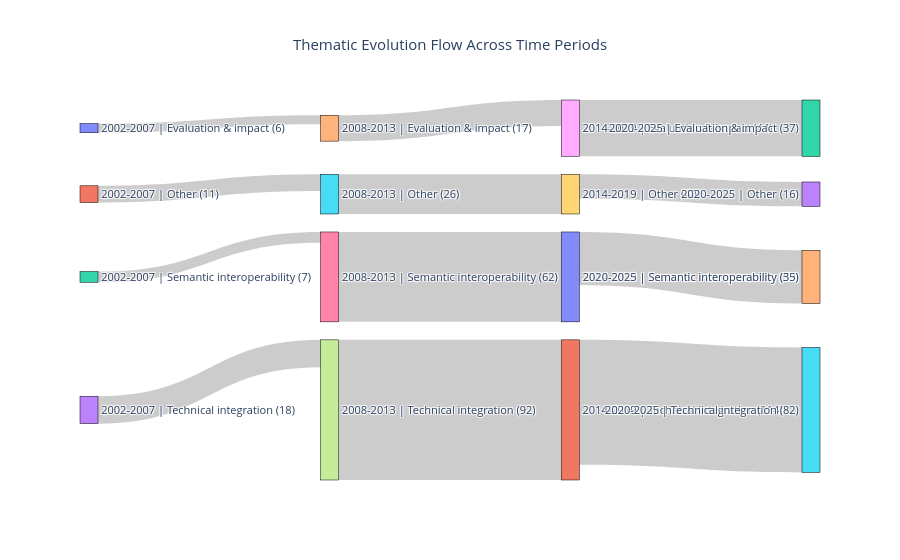

Notebook source saved alongside this figure:
### Markdown cell above
### Thematic Evolution Sankey Diagram 
A Sankey diagram was used to visualize the continuity of major thematic categories across consecutive time periods. For each period, publication counts were aggregated by thematic category, and flows between adjacent periods were defined based on the shared presence of the same category. Flow magnitude was conservatively estimated using the minimum count observed across the two connected periods. This visualization highlights the persistence and changing prominence of thematic domains over time.

### Code cell
import ast
import pandas as pd
import plotly.graph_objects as go
from src.config import OUTPUT_DIR
from src.lib_dataset import DATASET
from src.lib_visualization import dataframe_to_csv

# ---------------------- Settings -------------------------
YEAR_MIN = 2002
YEAR_MAX = 2025
TOP_N_CATEGORIES = 3
OTHER_LABEL = "Other"

PERIODS = [
    ("2002-2007", 2002, 2007),
    ("2008-2013", 2008, 2013),
    ("2014-2019", 2014, 2019),
    ("2020-2025", 2020, 2025),
]

df = DATASET()

# Helper functions
def safe_eval(value):
    if isinstance(value, list):
        return value
    if not isinstance(value, str):
        return [] if pd.isna(value) else [value]
    try:
        parsed = ast.literal_eval(value)
        return parsed if isinstance(parsed, list) else [parsed]
    except (ValueError, SyntaxError):
        return [] if pd.isna(value) else [value]

def assign_period(year):
    for label, start, end in PERIODS:
        if start <= year <= end:
            return label
    return None

def make_node_label(period, category, count):
    return f"{period} | {category} ({count})"

# ---------------------- Main use -------------------------

df["assigned_category"] = df["assigned_category"].apply(safe_eval)
df["year"] = pd.to_numeric(df["year"], errors="coerce")
df = df.dropna(subset=["year"]).copy()
df["year"] = df["year"].astype(int)
df = df[(df["year"] >= YEAR_MIN) & (df["year"] <= YEAR_MAX)].copy()

if df.empty:
    raise ValueError("No articles found in the specified year range.")

df["Period"] = df["year"].apply(assign_period)
df = df.dropna(subset=["Period"]).copy()

# Explode thematic categories
df_exploded = (
    df[["DBUID", "Period", "assigned_category"]]
    .explode("assigned_category")
    .dropna(subset=["assigned_category"])
    .copy()
)

df_exploded["assigned_category"] = df_exploded["assigned_category"].astype(str).str.strip()
df_exploded = df_exploded[df_exploded["assigned_category"] != ""]

if df_exploded.empty:
    raise ValueError("No thematic category data available after exploding assigned_category.")

# Keep top global categories and collapse the rest
top_categories = (
    df_exploded["assigned_category"]
    .value_counts()
    .head(TOP_N_CATEGORIES)
    .index
    .tolist()
)

df_exploded["Category_Grouped"] = df_exploded["assigned_category"].apply(
    lambda x: x if x in top_categories else OTHER_LABEL
)

# Count unique articles per period and category
period_theme_counts = (
    df_exploded.groupby(["Period", "Category_Grouped"], as_index=False)
    .agg(Count=("DBUID", "nunique"))
)

# Create full matrix to preserve zero cells
period_order = [p[0] for p in PERIODS]
all_categories = sorted(period_theme_counts["Category_Grouped"].dropna().unique().tolist())

full_index = pd.MultiIndex.from_product(
    [period_order, all_categories],
    names=["Period", "Category_Grouped"]
)

period_theme_counts = (
    period_theme_counts
    .set_index(["Period", "Category_Grouped"])
    .reindex(full_index, fill_value=0)
    .reset_index()
)

dataframe_to_csv(period_theme_counts, "thematic_counts_by_period.csv")

# Node label dictionary
node_label_map = {}
for _, row in period_theme_counts.iterrows():
    period = row["Period"]
    category = row["Category_Grouped"]
    count = int(row["Count"])
    node_label_map[(period, category)] = make_node_label(period, category, count)

# Build continuity flows only
flow_rows = []

for i in range(len(period_order) - 1):
    period_a = period_order[i]
    period_b = period_order[i + 1]

    df_a = (
        period_theme_counts[period_theme_counts["Period"] == period_a]
        .rename(columns={"Category_Grouped": "Category", "Count": "Count_A"})
        [["Category", "Count_A"]]
    )

    df_b = (
        period_theme_counts[period_theme_counts["Period"] == period_b]
        .rename(columns={"Category_Grouped": "Category", "Count": "Count_B"})
        [["Category", "Count_B"]]
    )

    merged = df_a.merge(df_b, on="Category", how="outer").fillna(0)

    for _, row in merged.iterrows():
        category = row["Category"]
        count_a = int(row["Count_A"])
        count_b = int(row["Count_B"])
        flow_value = min(count_a, count_b)

        if flow_value <= 0:
            continue

        flow_rows.append({
            "Source_Period": period_a,
            "Target_Period": period_b,
            "Category": category,
            "Source_Count": count_a,
            "Target_Count": count_b,
            "Flow": flow_value,
            "Source_Label": node_label_map[(period_a, category)],
            "Target_Label": node_label_map[(period_b, category)],
        })

flows_df = pd.DataFrame(flow_rows)

if flows_df.empty:
    raise ValueError("No thematic continuity flows were created for Sankey visualization.")

dataframe_to_csv(flows_df, "thematic_evolution_sankey_continuity_flows.csv")

# Keep only connected nodes
used_nodes = pd.unique(
    pd.concat([flows_df["Source_Label"], flows_df["Target_Label"]], ignore_index=True)
).tolist()

node_map = {label: idx for idx, label in enumerate(used_nodes)}

sources = flows_df["Source_Label"].map(node_map).tolist()
targets = flows_df["Target_Label"].map(node_map).tolist()
values = flows_df["Flow"].astype(int).tolist()

# Plot
fig = go.Figure(
    data=[
        go.Sankey(
            arrangement="snap",
            node=dict(
                pad=18,
                thickness=18,
                line=dict(color="black", width=0.5),
                label=used_nodes,
            ),
            link=dict(
                source=sources,
                target=targets,
                value=values,
            ),
        )
    ]
)

fig.update_layout(
    title={
        "text": "Thematic Evolution Flow Across Time Periods",
        "x": 0.5,
    },
    font=dict(size=11),
)

# Save outputs 
html_path = OUTPUT_DIR / "thematic_evolution_sankey_labeled_counts.html"
fig.write_html(str(html_path))
print("Saved HTML: thematic_evolution_sankey_labeled_counts.html")

try:
    fig.write_image(
        str(OUTPUT_DIR / "thematic_evolution_sankey_labeled_counts.png"),
        format="png",
        scale=2,
    )
    print("Saved PNG: thematic_evolution_sankey_labeled_counts.png")
except Exception as e:
    print(f"Could not save PNG (Plotly static export error): {e}")

fig.show()

### Figure 1 — Plotly figure (JSON) as saved in the notebook; plotly's stock layout.template omitted (floating-point values rounded to 4 significant figures)
{"data": [{"arrangement": "snap", "link": {"source": [0, 1, 2, 3, 4, 5, 6, 7, 8, 9, 10, 11], "target": [4, 5, 6, 7, 8, 9, 10, 11, 12, 13, 14, 15], "value": [6, 11, 7, 18, 17, 26, 59, 92, 37, 16, 35, 82]}, "node": {"label": ["2002-2007 | Evaluation & impact (6)", "2002-2007 | Other (11)", "2002-2007 | Semantic interoperability (7)", "2002-2007 | Technical integration (18)", "2008-2013 | Evaluation & impact (17)", "2008-2013 | Other (26)", "2008-2013 | Semantic interoperability (62)", "2008-2013 | Technical integration (92)", "2014-2019 | Evaluation & impact (44)", "2014-2019 | Other (40)", "2014-2019 | Semantic interoperability (59)", "2014-2019 | Technical integration (114)", "2020-2025 | Evaluation & impact (37)", "2020-2025 | Other (16)", "2020-2025 | Semantic interoperability (35)", "2020-2025 | Technical integration (82)"], "line": {"color": "black", "width": 0.5}, "pad": 18, "thickness": 18}, "type": "sankey"}], "layout": {"font": {"size": 11}, "title": {"text": "Thematic Evolution Flow Across Time Periods", "x": 0.5}}}
